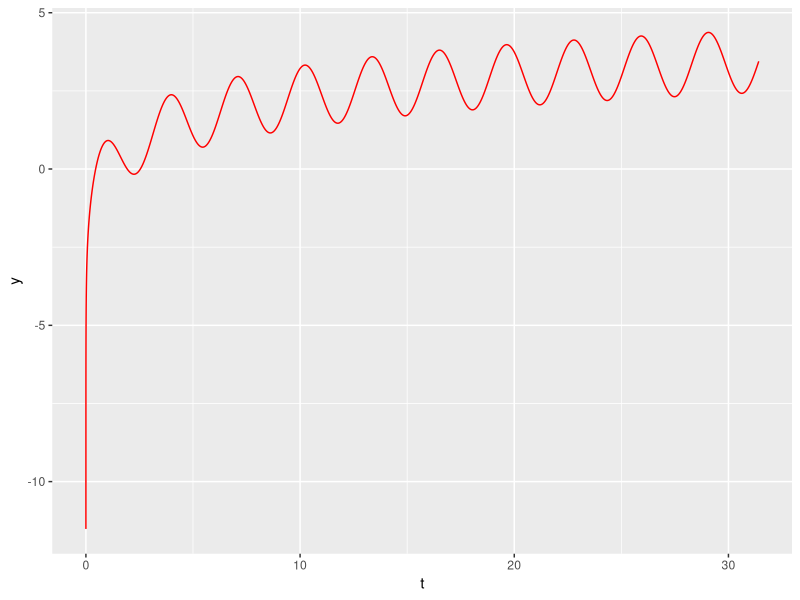
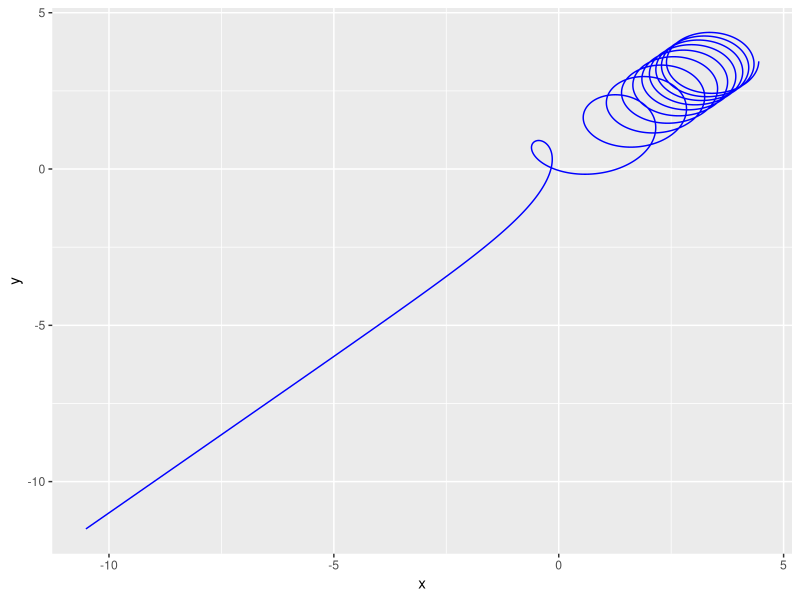

These figures' R source, in order:
library(ggplot2)
pi <- 3.14159
t <- seq(0, 10*pi, by = 0.001)
EPS <- 1.0e-5

head(t, 100)

omega <- 2
omega_2 <- 2

exponent_param <- 0.1
exponent_param_2 <- -0.1

#Kurmura packet spirals! BELOW
#x <- exp(exponent_param*t) * (log(t+EPS) + cos(omega*t))
#y <- exp(exponent_param*t) * (log(t+EPS) + sin(omega*t))

# normal spirals!

#x <- exp(exponent_param*t) * (cos(omega*t))
#y <- exp(exponent_param*t) * (sin(omega*t))

# Smoothed rectangle patterns going outwards! BELOW
#x <- exp(exponent_param*t) * sqrt(abs(cos(omega*t)))
#y <- exp(exponent_param*t) * sqrt(abs(sin(omega*t)))

#Kurmura packet spirals! BELOW
x <- (log(t+EPS) + cos(omega*t))
y <- (log(t+EPS) + sin(omega*t))

head(y, 100)

df <- data.frame(
  t = t, 
  x = x,
  y = y
)


ggplot(
  data = df
) + geom_line(aes(x = t, y = y), colour = "red")

ggplot(
  data = df
) + geom_path(aes(x = x, y = y), colour = "blue")

